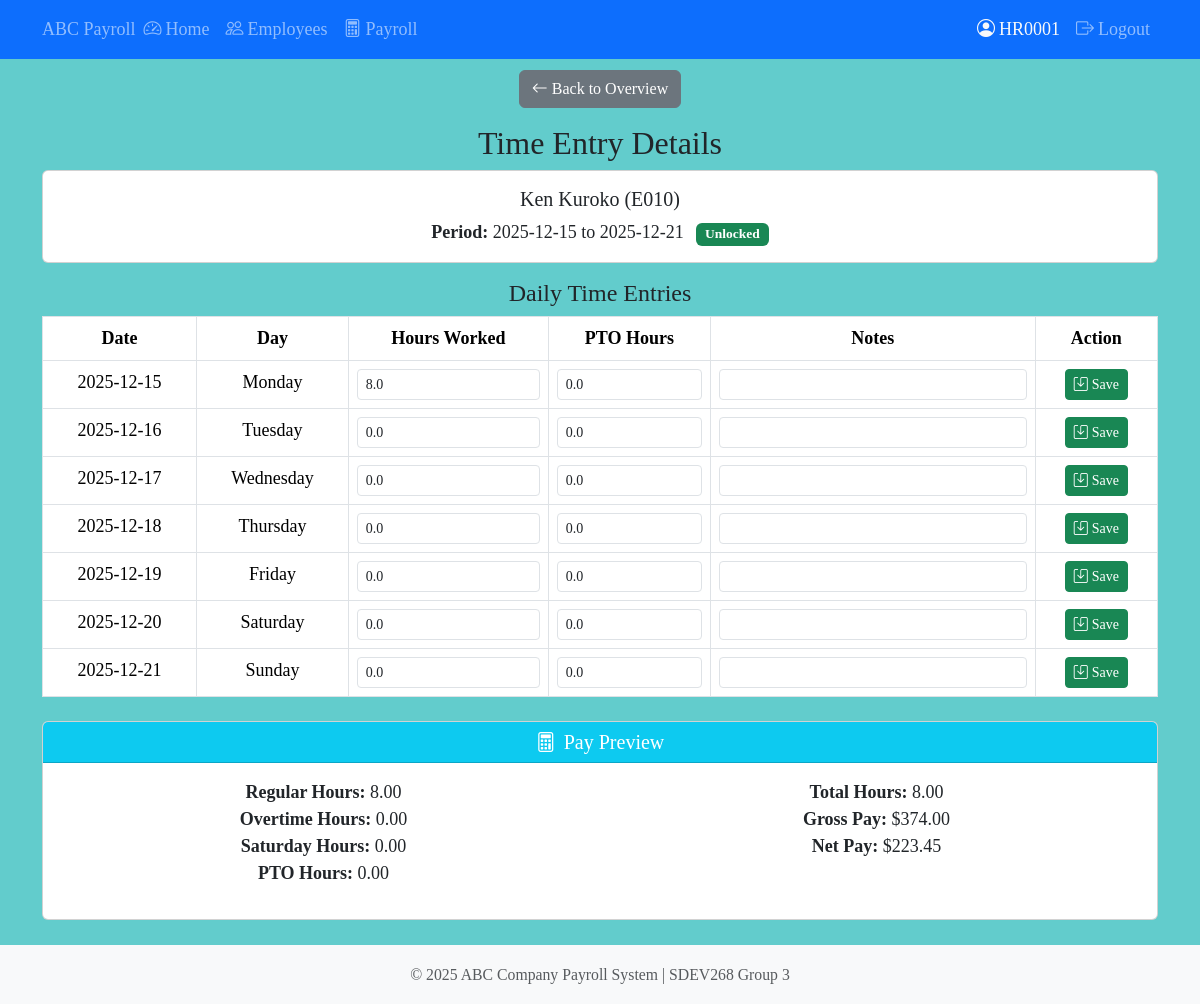
/admin/time-entry/time-entries/E010/2025-12-15/2025-12-21 (signed in), run on the app's committed database.
### tables this page shows
CREATE TABLE employees (
    employee_id TEXT PRIMARY KEY,
    first_name TEXT NOT NULL,
    last_name TEXT NOT NULL,
    surname TEXT,
    date_of_birth TEXT NOT NULL,
    gender TEXT NOT NULL CHECK(gender IN ('Male', 'Female')),
    email TEXT NOT NULL UNIQUE,
    phone_num TEXT,
    address_line1 TEXT NOT NULL,
    address_line2 TEXT,
    city TEXT NOT NULL,
    state TEXT NOT NULL,
    zip_code TEXT NOT NULL,
    has_picture INTEGER NOT NULL DEFAULT 0,
    picture_filename TEXT,
    status TEXT NOT NULL DEFAULT 'Active' CHECK(status IN ('Active', 'Terminated')),
    date_hired TEXT NOT NULL,
    department_name TEXT NOT NULL,
    job_title_name TEXT NOT NULL,
    created_date TEXT NOT NULL DEFAULT (datetime('now', 'localtime')),
    modified_date TEXT NOT NULL DEFAULT (datetime('now', 'localtime')),
    FOREIGN KEY (department_name) REFERENCES departments(department_name),
    FOREIGN KEY (job_title_name) REFERENCES job_titles(title_name)
);

CREATE TABLE time_entries (
    time_entry_id INTEGER PRIMARY KEY AUTOINCREMENT,
    employee_id TEXT NOT NULL,
    payroll_id INTEGER,
    entry_date TEXT NOT NULL,
    day_of_week TEXT NOT NULL CHECK(day_of_week IN ('Monday', 'Tuesday', 'Wednesday', 'Thursday', 'Friday', 'Saturday', 'Sunday')),
    hours_worked REAL NOT NULL DEFAULT 0,
    pto_hours REAL NOT NULL DEFAULT 0,
    is_saturday INTEGER NOT NULL DEFAULT 0,
    notes TEXT,
    created_date TEXT NOT NULL DEFAULT (datetime('now', 'localtime')),
    modified_date TEXT NOT NULL DEFAULT (datetime('now', 'localtime')),
    FOREIGN KEY (employee_id) REFERENCES employees(employee_id),
    FOREIGN KEY (payroll_id) REFERENCES payroll_periods(payroll_id),
    UNIQUE(employee_id, entry_date),
    CHECK (hours_worked >= 0 AND hours_worked <= 24),
    CHECK (pto_hours >= 0 AND pto_hours <= 8),
    CHECK (pto_hours + hours_worked <= 24)
);

CREATE TABLE payroll_details (
    payroll_detail_id INTEGER PRIMARY KEY AUTOINCREMENT,
    payroll_id INTEGER NOT NULL,
    employee_id TEXT NOT NULL,

    regular_hours REAL NOT NULL DEFAULT 0,
    overtime_hours REAL NOT NULL DEFAULT 0,
    saturday_hours REAL NOT NULL DEFAULT 0,
    pto_hours REAL NOT NULL DEFAULT 0,
    total_hours REAL NOT NULL DEFAULT 0,

    base_pay REAL NOT NULL DEFAULT 0,
    overtime_pay REAL NOT NULL DEFAULT 0,
    saturday_pay REAL NOT NULL DEFAULT 0,
    gross_pay REAL NOT NULL DEFAULT 0,

    medical_deduction REAL NOT NULL DEFAULT 0,
    dependent_stipend REAL NOT NULL DEFAULT 0,

    taxable_income REAL NOT NULL DEFAULT 0,

    state_tax REAL NOT NULL DEFAULT 0,
    federal_tax_employee REAL NOT NULL DEFAULT 0,
    social_security_employee REAL NOT NULL DEFAULT 0,
    medicare_employee REAL NOT NULL DEFAULT 0,
    total_employee_taxes REAL NOT NULL DEFAULT 0,

    net_pay REAL NOT NULL DEFAULT 0,

    federal_tax_employer REAL NOT NULL DEFAULT 0,
    social_security_employer REAL NOT NULL DEFAULT 0,
    medicare_employer REAL NOT NULL DEFAULT 0,
    total_employer_taxes REAL NOT NULL DEFAULT 0,

    calculated_date TEXT NOT NULL DEFAULT (datetime('now', 'localtime')),

    FOREIGN KEY (payroll_id) REFERENCES payroll_periods(payroll_id),
    FOREIGN KEY (employee_id) REFERENCES employees(employee_id),
    UNIQUE(payroll_id, employee_id)
);

### src/routes/admin_time_entry.py (the view, shortened to what this page needs)
@bp.route("/time-entries/<employee_id>/<start_date>/<end_date>", methods=["GET", "POST"])
@admin_required
def time_entry_detail(employee_id, start_date, end_date):
    success, msg, employee = employee_controller.get_employee(employee_id)
    if not success:
        flash(msg, "error")
        return redirect(url_for("admin_time_entry.time_entry_overview"))
    period = PayrollPeriod.get_by_dates(start_date, end_date)
    existing_entries = TimeEntry.get_by_employee(employee_id, start_date, end_date)
    entries_by_date = {entry.entry_date: entry for entry in existing_entries}
    start_date_obj = datetime.strptime(start_date, "%Y-%m-%d").date()
    all_entries = []
    for day_offset in range(7):
        current_date = start_date_obj + timedelta(days=day_offset)
        date_str = current_date.strftime("%Y-%m-%d")
        if date_str in entries_by_date:
            all_entries.append(entries_by_date[date_str])
        else:
            day_of_week = TimeEntry.get_day_of_week(date_str)
            is_saturday = 1 if day_of_week == "Saturday" else 0
            empty_entry = TimeEntry(
                employee_id=employee_id,
                entry_date=date_str,
                day_of_week=day_of_week,
                hours_worked=0.0,
                pto_hours=0.0,
                is_saturday=is_saturday,
                notes=None
            )
            all_entries.append(empty_entry)
    pay_success, msg, pay_preview = payroll_controller.calculate_weekly_pay(
        employee_id, start_date, end_date
    )
    return render_template(
        "admin/time_entry_detail.html",
        employee=employee,
        period=period,
        entries=all_entries,
        start_date=start_date,
        end_date=end_date,
        pay_preview=pay_preview,
    )

### src/controllers/employee_controller.py (called while the page is built)
    def get_employee(self, employee_id: str) -> tuple[bool, str, Employee | None]:
        try:
            employee = Employee.get_by_id(employee_id)
            if employee:
                return True, "Employee found", employee
            return False, f"Employee {employee_id} not found", None
        except Exception as e:
            return False, f"Error retrieving employee: {e!s}", None

### src/models/base_model.py (called while the page is built)
    @classmethod
    def get_connection(cls) -> sqlite3.Connection:
        conn = sqlite3.connect(cls.DB_PATH, timeout=30.0)
        conn.row_factory = sqlite3.Row
        return conn

    @classmethod
    def execute_query(cls, query: str, params: tuple = ()) -> list[sqlite3.Row]:
        conn = cls.get_connection()
        cursor = conn.cursor()
        cursor.execute(query, params)
        results = cursor.fetchall()
        conn.close()
        return results

    @classmethod
    def execute_single(cls, query: str, params: tuple = ()) -> sqlite3.Row | None:
        conn = cls.get_connection()
        cursor = conn.cursor()
        cursor.execute(query, params)
        result = cursor.fetchone()
        conn.close()
        return result

    @classmethod
    def execute_write(cls, query: str, params: tuple = ()) -> int:
        conn = cls.get_connection()
        cursor = conn.cursor()
        cursor.execute(query, params)
        conn.commit()
        affected = cursor.rowcount
        conn.close()
        return affected

### src/models/employee.py (called while the page is built)
    @classmethod
    def get_by_id(cls, employee_id: str) -> Optional["Employee"]:
        query = f"SELECT * FROM {cls._EMPLOYEE_VIEW} WHERE employee_id = ?"
        row = cls.execute_single(query, (employee_id,))
        if row:
            return cls._from_row(row)
        return None

### src/models/payroll.py (called while the page is built, shortened)
    @property
    def is_locked_bool(self) -> bool:
        return self.is_locked == 1

    @classmethod
    def get_by_dates(
        cls, start_date: str, end_date: str
    ) -> Optional["PayrollPeriod"]:
        query = """
            SELECT * FROM payroll_periods
            WHERE period_start_date = ? AND period_end_date = ?
        """
        row = cls.execute_single(query, (start_date, end_date))
        if row is None:
            return None
        return cls._row_to_payroll_period(row)

    @classmethod
    def get_or_create(cls, start_date: str, end_date: str) -> "PayrollPeriod":
        existing = cls.get_by_dates(start_date, end_date)
        if existing:
            return existing

### src/templates/admin/time_entry_detail.html (shortened to what this page needs)
{% extends 'base.html' %}
{% block content %}
<div class="mb-3">
  <a href="{{ url_for('admin_time_entry.time_entry_overview') }}" class="btn btn-secondary">
    <i class="bi bi-arrow-left me-1"></i>Back to Overview
  </a>
</div>
<h2>Time Entry Details</h2>
<div class="card mb-3">
  <div class="card-body">
    <h5 class="card-title">
      {{ employee.first_name }} {{ employee.last_name }} ({{ employee.employee_id }})
    </h5>
    <p class="card-text">
      <strong>Period:</strong> {{ start_date }} to {{ end_date }}
      {% if period and period.is_locked_bool %}
        <span class="badge bg-danger ms-2">Locked</span>
      {% else %}
        <span class="badge bg-success ms-2">Unlocked</span>
      {% endif %}
    </p>
  </div>
</div>
<h4>Daily Time Entries</h4>
<table class="table table-bordered">
  <thead>
    <tr>
      <th>Date</th>
      <th>Day</th>
      <th>Hours Worked</th>
      <th>PTO Hours</th>
      <th>Notes</th>
      <th>Action</th>
    </tr>
  </thead>
  <tbody>
    {% for entry in entries %}
    <tr>
      <form method="post">
        <td>{{ entry.entry_date }}</td>
        <td>{{ entry.day_of_week }}</td>
        <td>
          <input type="number" name="hours_worked" value="{{ entry.hours_worked }}"
                 min="0" max="24" step="0.01" class="form-control form-control-sm"
                 {% if period and period.is_locked_bool %}disabled{% endif %}>
        </td>
        <td>
          <input type="number" name="pto_hours" value="{{ entry.pto_hours }}"
                 min="0" max="8" step="0.01" class="form-control form-control-sm"
                 {% if period and period.is_locked_bool %}disabled{% endif %}>
        </td>
        <td>
          <input type="text" name="notes" value="{{ entry.notes or '' }}"
                 class="form-control form-control-sm"
                 {% if period and period.is_locked_bool %}disabled{% endif %}>
        </td>
        <td>
          {% if not (period and period.is_locked_bool) %}
            <button type="submit" class="btn btn-sm btn-success">
              <i class="bi bi-save me-1"></i>Save
            </button>
          {% else %}
            <span class="text-muted">Locked</span>
          {% endif %}
        </td>
      </form>
    </tr>
    {% endfor %}
  </tbody>
</table>
{% if pay_preview %}
  <div class="card mt-4">
    <div class="card-header bg-info text-white">
      <h5 class="mb-0"><i class="bi bi-calculator me-2"></i>Pay Preview</h5>
    </div>
    <div class="card-body">
      <div class="row">
        <div class="col-md-6">
          <ul class="list-unstyled">
            <li><strong>Regular Hours:</strong> {{ "%.2f"|format(pay_preview.regular_hours) }}</li>
            <li><strong>Overtime Hours:</strong> {{ "%.2f"|format(pay_preview.overtime_hours) }}</li>
            <li><strong>Saturday Hours:</strong> {{ "%.2f"|format(pay_preview.saturday_hours) }}</li>
            <li><strong>PTO Hours:</strong> {{ "%.2f"|format(pay_preview.pto_hours) }}</li>
          </ul>
        </div>
        <div class="col-md-6">
          <ul class="list-unstyled">
            <li><strong>Total Hours:</strong> {{ "%.2f"|format(pay_preview.total_hours) }}</li>
            <li><strong>Gross Pay:</strong> ${{ "%.2f"|format(pay_preview.gross_pay) }}</li>
            <li><strong>Net Pay:</strong> ${{ "%.2f"|format(pay_preview.net_pay) }}</li>
          </ul>
        </div>
      </div>
    </div>
  </div>
{% endif %}
{% endblock %}

### src/static/css/PayrollStyle.css (style rules this page uses)
body { font-family: 'Times New Roman', serif; text-align: center; font-size: large; background-color: #62cccc; }
button { font-size: large; font-weight: bold; background-color: #ece0e0; border: none; padding: 10px 20px; cursor: pointer; }

### data on the page
employees: first_name "Ken", last_name "Kuroko", employee_id "E010"
time_entries: entry_date "2025-12-15", day_of_week "Monday", hours_worked "8.0", pto_hours "0.0"
payroll_details: regular_hours "8.00", overtime_hours "0.00", saturday_hours "0.00", pto_hours "0.00", total_hours "8.00", gross_pay "374.00", net_pay "223.45"

### other printed values
{{ session.get('username', 'User') }} "HR0001"
{{ start_date }} "2025-12-15"
{{ end_date }} "2025-12-21"
{{ entry.entry_date }} "2025-12-16" "2025-12-17" "2025-12-18" "2025-12-19" "2025-12-20" "2025-12-21"
{{ entry.day_of_week }} "Tuesday" "Wednesday" "Thursday" "Friday" "Saturday" "Sunday"
